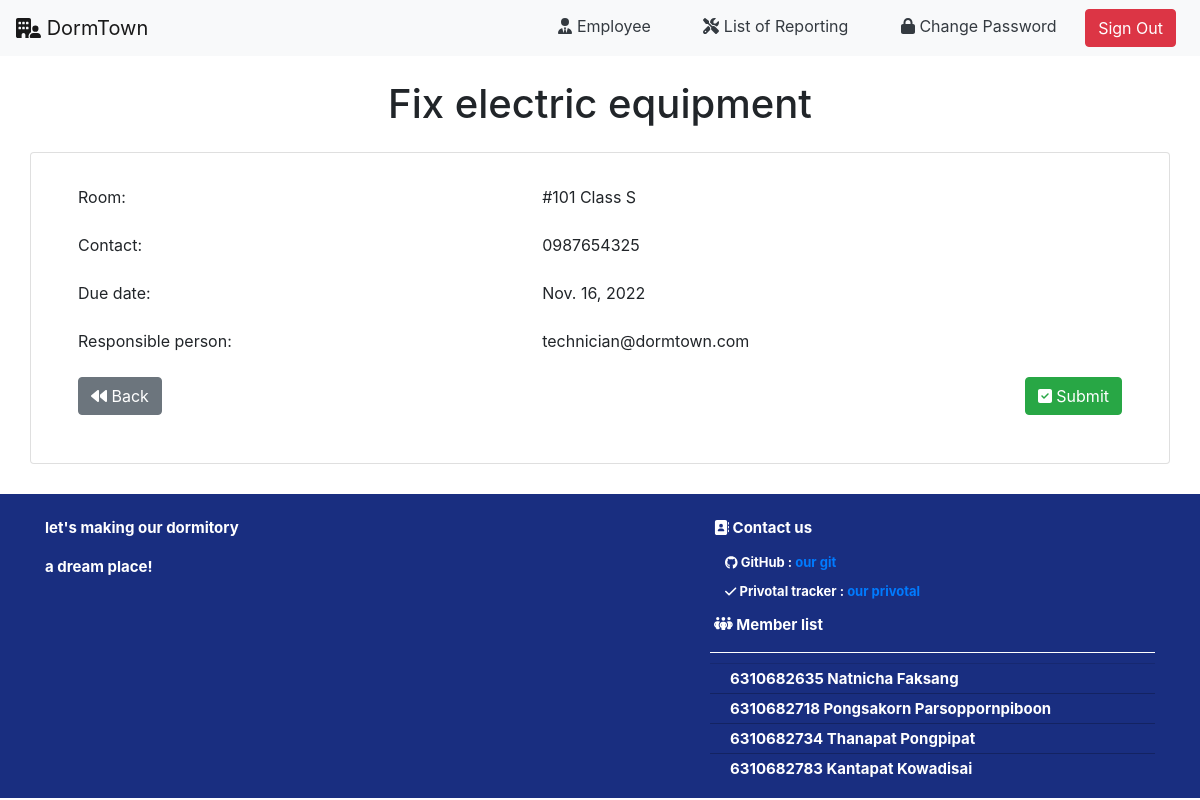
Screenshot of /employee/submit/59 (signed in) with the database file from the repository.
### occupant/models.py (models this page shows, shortened)
class Report(models.Model):
    from_user_id = models.ForeignKey(
        User, on_delete=models.CASCADE, related_name="from_user_id")
    problem_type_id = models.ForeignKey(
        ProblemType, on_delete=models.CASCADE, related_name="problem_type_id")
    due_date = models.DateField()
    note = models.CharField(max_length=150)
    status_id = models.ForeignKey(
        StatusType, on_delete=models.CASCADE, related_name="status_id")
    assign_to_id = models.ForeignKey(
        User, on_delete=models.CASCADE, related_name="assign_to_id", null=True)
    role_id = models.ForeignKey(
        Role, on_delete=models.CASCADE, related_name="reported_role_id", null=True)

class ProblemType(models.Model):
    problem_name = models.CharField(max_length=30)
    def __str__(self):
        return f'{ self.problem_name }'

class Room(models.Model):
    room_number = models.CharField(max_length=3)
    room_type = models.ForeignKey(
        RoomType, on_delete=models.CASCADE, related_name="room_type")
    status = models.BooleanField()
    def __str__(self):
        return f'#{ self.room_number } Class {self.room_type}'

class RoomType(models.Model):
    class_level = models.CharField(max_length=5)
    price = models.IntegerField()
    room_service = models.IntegerField(default=1)
    tv_fridge = models.BooleanField(default=True)
    wardrobe = models.BooleanField(default=True)
    water_heater = models.BooleanField(default=True)
    def __str__(self):
        return f'{ self.class_level }'

class UserInfo(models.Model):
    user_id = models.ForeignKey(
        User, on_delete=models.CASCADE, related_name="user_id")
    role_id = models.ForeignKey(
        Role, on_delete=models.CASCADE, related_name="role_id")
    room_id = models.ForeignKey(
        Room, on_delete=models.CASCADE, related_name="room_id", null=True)
    phone_number = models.CharField(max_length=10)
    address = models.CharField(max_length=100)
    street = models.CharField(max_length=50)
    state = models.CharField(max_length=50)
    city = models.CharField(max_length=50)
    country = models.CharField(max_length=20)
    zip_code = models.CharField(max_length=10)

### employee/views.py (the view)
# urls.py: path("submit/<int:report_id>", views.submit, name='submit'),
def submit(request,report_id):
    if not request.user.is_authenticated:
        return render(request, 'users/login.html', status=403)
    try:
        user = User.objects.get(pk=request.user.id)
        user_info = get_object_or_404(UserInfo, user_id=request.user.id)
        report = Report.objects.get(pk=report_id)
        assign_to = report.assign_to_id
        due_date = report.due_date
        reporter = UserInfo.objects.get(user_id=report.from_user_id.id)
        reporter_room = reporter.room_id
        reporter_contact = reporter.phone_number
    except:
        return render(request, 'rooms/500.html', status=500)
    return render(request, 'employee/submit.html', {
        'user': user,
        'user_info': user_info,
        'report': report,
        'assign_to': assign_to,
        'due_date': due_date,
        'reporter_room': reporter_room,
        'reporter_contact': reporter_contact,
        })

### employee/templates/employee/submit.html
{% extends 'employee/layout.html' %}
{% block body %}
<div class="text-center mt-4">
    <h1>{{report.problem_type_id}}</h1>
</div>
<div class="container" >
    <div class="py-2"></div>
    <div class="row">
        <div class="col card">
            <div class="card-body">
                <table class="table table-borderless">
                        <tr>
                            <td colspan="1">Room:</td>
                            <td class="text-end">{{reporter_room}}</td>
                        </tr>
                        <tr>
                            <td colspan="1">Contact:</td>
                            <td class="text-end">{{reporter_contact}}</td>
                        </tr>
                        <tr>
                            <td colspan="1">Due date:</td>
                            <td class="text-end" >{{due_date}}</td>
                        </tr>
                        <tr>
                            <td colspan="1">Responsible person:</td>
                            <td class="text-end">{{assign_to}}</td>
                        </tr>
                        <tr>
                            <td align="left"><a class="btn btn-secondary text-white" href="{% url 'employee:index' %}"> <i class="fa-solid fa-backward"></i> Back</a></td>
                            <td align="right"><a class="btn btn-success text-white" href="{% url 'employee:get_submit' report.id %}"> <i class="fa-solid fa-square-check"></i> Submit</a></td>
                        </tr>
                </table>
            </div>
        </div>
    </div>
</div>
{% endblock %}

### manager/static/manager/dashboard.css (style rules this page uses)
:root { --height-box: 150px; --padding-box: 50px 0; --border-radius-box: 5px; }

### rows the page displays
Report: problem_type_id "Fix electric equipment", due_date "Nov. 16, 2022"
Room: room_number+room_type "#101 Class S"
UserInfo: phone_number "0987654325"

### other values shown
{{ assign_to }} "technician@dormtown.com"
